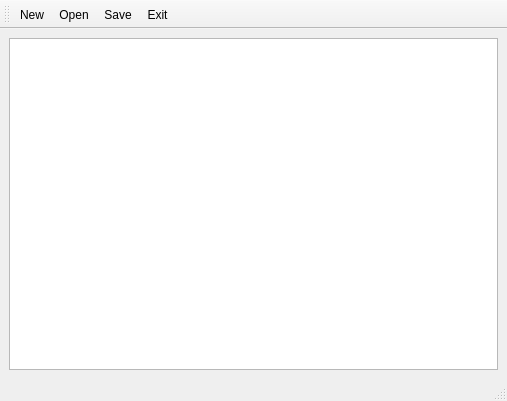
<?xml version="1.0" encoding="UTF-8"?>
<ui version="4.0">
 <class>MainWindow</class>
 <widget class="QMainWindow" name="MainWindow">
  <property name="geometry">
   <rect>
    <x>0</x>
    <y>0</y>
    <width>507</width>
    <height>401</height>
   </rect>
  </property>
  <property name="windowTitle">
   <string>MainWindow</string>
  </property>
  <widget class="QWidget" name="centralwidget">
   <layout class="QGridLayout" name="gridLayout">
    <item row="0" column="0">
     <widget class="QTextEdit" name="textEdit"/>
    </item>
   </layout>
  </widget>
  <widget class="QMenuBar" name="menubar">
   <property name="geometry">
    <rect>
     <x>0</x>
     <y>0</y>
     <width>507</width>
     <height>17</height>
    </rect>
   </property>
  </widget>
  <widget class="QStatusBar" name="statusbar"/>
  <widget class="QToolBar" name="toolBar">
   <property name="windowTitle">
    <string>toolBar</string>
   </property>
   <attribute name="toolBarArea">
    <enum>TopToolBarArea</enum>
   </attribute>
   <attribute name="toolBarBreak">
    <bool>false</bool>
   </attribute>
   <addaction name="actionNew"/>
   <addaction name="actionOpen"/>
   <addaction name="actionSave"/>
   <addaction name="actionExit"/>
  </widget>
  <action name="actionNew">
   <property name="text">
    <string>New</string>
   </property>
  </action>
  <action name="actionOpen">
   <property name="text">
    <string>Open</string>
   </property>
  </action>
  <action name="actionSave">
   <property name="text">
    <string>Save</string>
   </property>
  </action>
  <action name="actionExit">
   <property name="text">
    <string>Exit</string>
   </property>
  </action>
 </widget>
 <resources/>
 <connections/>
</ui>
